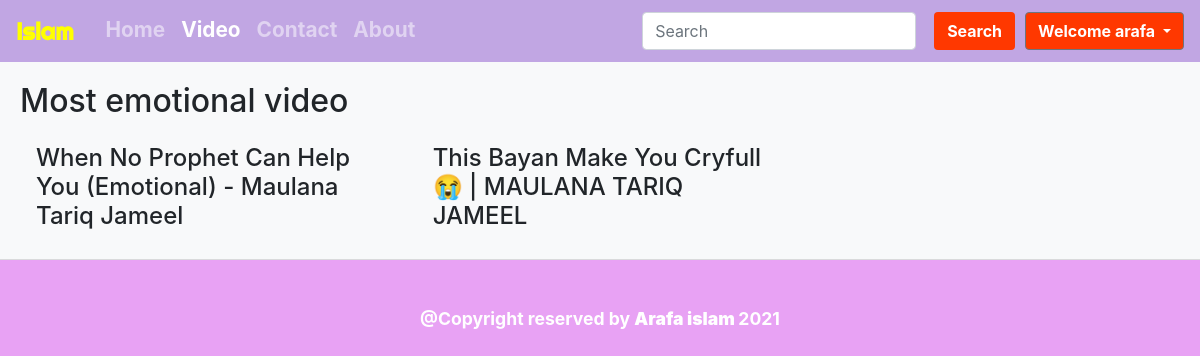
Page /myapp/video (signed in) on the committed database.
### myapp/models.py (models this page shows)
class Item(models.Model):
    title =models.CharField(max_length=100)
    video = EmbedVideoField()  # same like models.URLField()

### myapp/views.py (the view)
# urls.py: path('video',views.video,name='video'),
def video(request):
    obj = Item.objects.all()
    return render(request,'videos.html',{'obj':obj})

### templates/videos.html (shortened to what this page needs)
{% extends 'base.html' %}
{% load embed_video_tags %}
{% block videoactive %}active{% endblock videoactive %}
{% block body %}
<div class="card-header bg-light">
    <h2 class="mt-2">Most emotional video</h2>
<div class="row">
{% for i in obj %}
<div class="col-lg-4 col-md-4 col-sm-12">
<div class="mt-2 ">
    <div class="mt-2">
      <h4 class="card-text m-3">{{ i.title }}</h4>
    </div>
  </div>
</div>
  {% endfor %}
</div>
</div>
{% endblock body %}

### templates/base.html (shortened to what this page needs)
<!doctype html>
<html lang="en">
<head>
  <link rel="stylesheet" type="text/css" href="your_website_domain/css_root/flaticon.css">
  <link rel="stylesheet" href="https://cdn.jsdelivr.net/npm/bootstrap@4.5.3/dist/css/bootstrap.min.css"
>
</head>
<body>
  <nav class="navbar sticky-top  navbar-expand-lg navbar-dark py-1">
    <a class="navbar-brand" href="/myapp">Islam</a>
    <div class="collapse ml-2 navbar-collapse" id="navbarSupportedContent">
      <ul class="navbar-nav mr-auto">
        <li class="nav-item {% block homeactive %}{% endblock homeactive %}">
          <a src="/fonts/Dhkblog.jpg" class="nav-link" href="/myapp">Home </a>
        </li>
        <li class="nav-item {% block videoactive %}{% endblock videoactive %}">
          <a class="nav-link" href="video">Video</a>
        </li>
        <li class="nav-item {% block contactactive %}{% endblock contactactive %} ">
          <a class="nav-link" href="contact">Contact</a>
        </li>
        <li class="nav-item {% block aboutactive %}{% endblock aboutactive %}">
          <a class="nav-link" href="about">About</a>
        </li>
      </ul>
      <form class="form-inline">
        <input class="form-control mr-sm-2" type="search" placeholder="Search" aria-label="Search">
        <button class="btn my-2" type="submit">Search</button>
      </form>
      {% if user.is_authenticated %}
      <div class="dropdown">
        <button class="btn btn-secondary dropdown-toggle" type="button" id="dropdownMenuButton" data-toggle="dropdown"
          aria-haspopup="true" aria-expanded="false">
          Welcome {{request.user}}
        </button>
      </div>
      {% endif %}
    </div>
  </nav>
  {% block body %}
  {% endblock body %}
<footer><h6 class="text-center font-weight-bolder text-white m-5">@Copyright reserved by <b class="text" > Arafa islam </b>2021</h6></footer>
</body>
</html>

### templates/base.html (style rules this page uses)
body { background-color: #c309e460; }
.navbar-brand { font-family: 'Righteous', cursive; font-weight: 600!important; }
.btn { background-color: #FF3800; color: white; margin-left: 10px; font-weight: bold; }
.nav-link { font-weight: bold; font-size: 1.3rem; }
.nav-link::after { content: ''; display: block; width: 0; background-color: yellow; height: 3px; transition: width .3s; }
.navbar-brand { font-weight: bold; font-size: 1.5rem; color:yellow!important; }
.navbar { z-index: 100000!important; background-color: #1db89e31; }
h6 { font-size: 1.1rem; }

### rows in the picture
Item: title "When No Prophet Can Help You (Emotional) - Maulana Tariq Jameel"
Item: title "This Bayan Make You Cryfull 😭 | MAULANA TARIQ JAMEEL"

### other values in the picture
{{ request.user }} "arafa"
